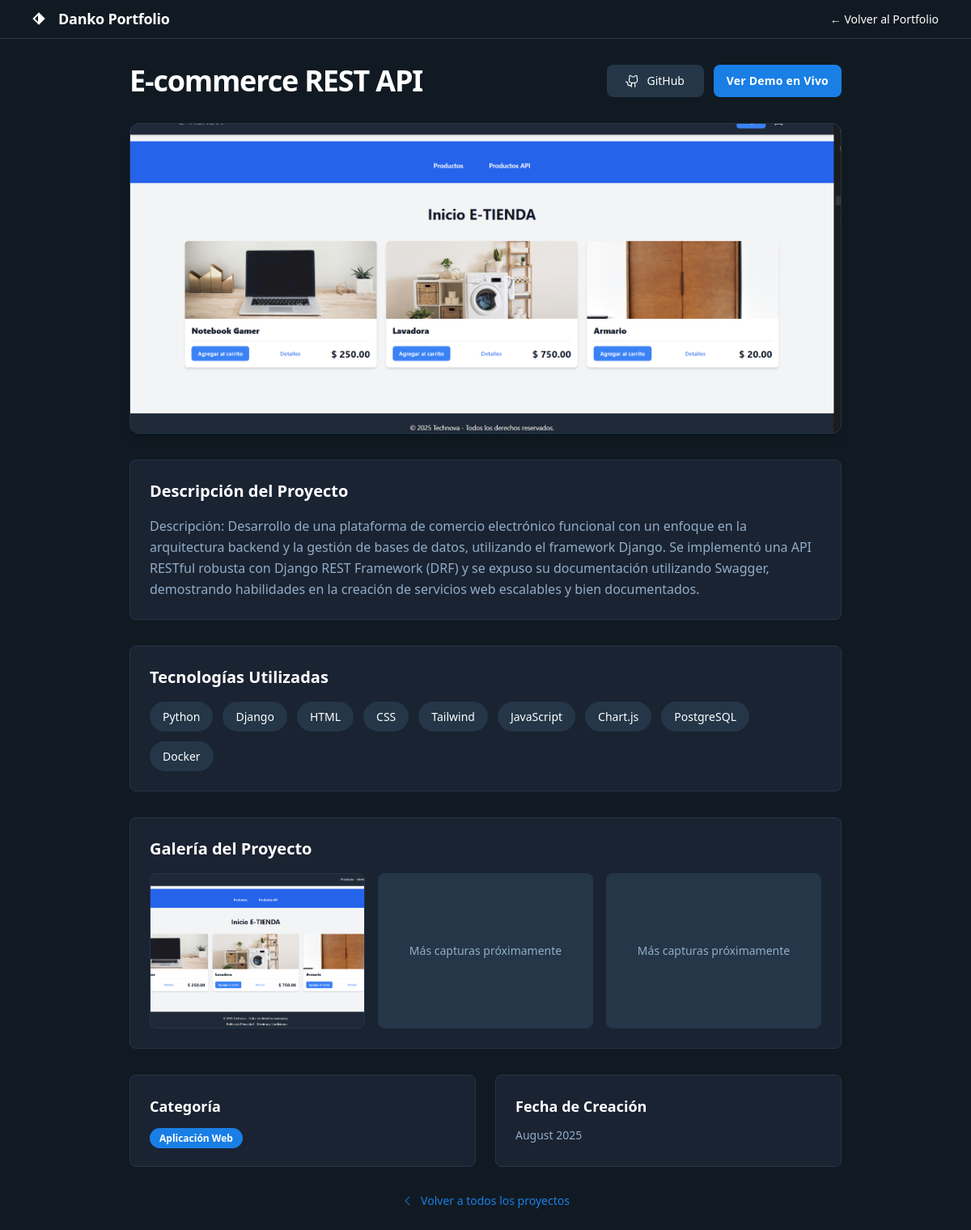
Screenshot of /proyecto/1/ with the database file from the repository.
### projects/models.py (models this page shows, shortened)
class Project(models.Model):
    CATEGORY_CHOICES = [
        ('web_app', 'Aplicación Web'),
        ('api', 'API REST'),
        ('automation', 'Automatización'),
        ('iot', 'IoT'),
        ('other', 'Otro'),
    ]
    name = models.CharField(max_length=200)
    description = models.TextField()
    short_description = models.CharField(max_length=150, help_text="Descripción corta para preview", blank=True)
    image = models.ImageField(upload_to='project_images/', blank=True, null=True)
    github_link = models.URLField(max_length=200, blank=True, null=True)
    demo_link = models.URLField(max_length=200, blank=True, null=True)
    technologies = models.CharField(max_length=200, help_text="Comma-separated list of technologies (e.g., Python, Django, PostgreSQL)")
    category = models.CharField(max_length=20, choices=CATEGORY_CHOICES, default='web_app')
    featured = models.BooleanField(default=False, help_text="Marcar como proyecto destacado")
    achievements = models.TextField(blank=True, help_text="Logros específicos del proyecto (separados por líneas)")
    created_date = models.DateField(default=timezone.now)
    order = models.IntegerField(default=0, help_text="Orden de visualización (menor número = primero)")
    class Meta:
        ordering = ['-featured', 'order', '-created_date']
    @property
    def technologies_list(self):
        if self.technologies:
            return [tech.strip() for tech in self.technologies.split(',')]
        return []

### projects/views.py (the view)
# urls.py: path('proyecto/<int:project_id>/', views.project_detail, name='project_detail'),
def project_detail(request, project_id):
    project = get_object_or_404(Project, id=project_id)
    return render(request, 'project_detail.html', {'project': project})

### templates/project_detail.html (shortened to what this page needs)
{% extends 'base.html' %}
{% load static %}
{% block content %}
<div class="relative flex size-full min-h-screen flex-col bg-[#111a22] dark group/design-root overflow-x-hidden" style='font-family: Manrope, "Noto Sans", sans-serif;'>
  <div class="layout-container flex h-full grow flex-col">
    <header class="flex items-center justify-between whitespace-nowrap border-b border-solid border-b-[#243647] px-10 py-3">
      <div class="flex items-center gap-4 text-white">
        <div class="size-4">
        </div>
        <h2 class="text-white text-lg font-bold leading-tight tracking-[-0.015em]">Danko Portfolio</h2>
      </div>
      <div class="flex flex-1 justify-end gap-8">
        <div class="flex items-center gap-9">
          <a class="text-white text-sm font-medium leading-normal hover:text-[#197fe5]" href="{% url 'home' %}">← Volver al Portfolio</a>
        </div>
      </div>
    </header>
    <div class="px-10 lg:px-40 flex flex-1 justify-center py-8">
      <div class="layout-content-container flex flex-col max-w-[1200px] flex-1">
        <div class="flex flex-col lg:flex-row lg:items-center justify-between gap-4 mb-8">
          <div class="flex items-center gap-3">
            <h1 class="text-white text-3xl lg:text-4xl font-black leading-tight tracking-[-0.033em]">
              {{ project.name }}
            </h1>
          </div>
          <div class="flex gap-3">
            {% if project.github_link %}
            <a href="{{ project.github_link }}" target="_blank" class="flex min-w-[120px] cursor-pointer items-center justify-center overflow-hidden rounded-lg h-10 px-4 bg-[#243647] hover:bg-[#2d3748] text-white gap-2 text-sm font-medium leading-normal transition-all duration-200">
              <span>GitHub</span>
            </a>
            {% endif %}
            {% if project.demo_link %}
            <a href="{{ project.demo_link }}" target="_blank" class="flex min-w-[120px] cursor-pointer items-center justify-center overflow-hidden rounded-lg h-10 px-4 bg-[#197fe5] hover:bg-[#1565c0] text-white text-sm font-bold leading-normal tracking-[0.015em] transition-all duration-200">
              <span>Ver Demo en Vivo</span>
            </a>
            {% endif %}
          </div>
        </div>
        {% if project.image %}
        <div class="mb-8">
          <div class="w-full h-64 lg:h-96 bg-center bg-no-repeat bg-cover rounded-xl border border-[#243647] shadow-lg" style='background-image: url("{{ project.image.url }}");'></div>
        </div>
        {% endif %}
        <div class="bg-[#1a2332] rounded-lg p-6 mb-8 border border-[#243647]">
          <h2 class="text-white text-xl font-bold mb-4">Descripción del Proyecto</h2>
          <p class="text-[#93adc8] text-base leading-relaxed">{{ project.description }}</p>
        </div>
        {% if project.technologies %}
        <div class="bg-[#1a2332] rounded-lg p-6 mb-8 border border-[#243647]">
          <h2 class="text-white text-xl font-bold mb-4">Tecnologías Utilizadas</h2>
          <div class="flex gap-3 flex-wrap">
            {% for tech in project.technologies_list %}
            <span class="text-white text-sm font-medium leading-normal bg-[#243647] hover:bg-[#197fe5] transition-colors duration-200 rounded-full px-4 py-2">{{ tech }}</span>
            {% endfor %}
          </div>
        </div>
        {% endif %}
        <div class="bg-[#1a2332] rounded-lg p-6 mb-8 border border-[#243647]">
          <h2 class="text-white text-xl font-bold mb-4">Galería del Proyecto</h2>
          <div class="grid grid-cols-1 md:grid-cols-2 lg:grid-cols-3 gap-4">
            {% if project.image %}
            <div class="bg-center bg-no-repeat bg-cover rounded-lg h-48 border border-[#243647] hover:border-[#197fe5] transition-all duration-300" style='background-image: url("{{ project.image.url }}");'></div>
            <div class="bg-[#243647] rounded-lg h-48 border border-[#243647] hover:border-[#197fe5] transition-all duration-300 flex items-center justify-center">
              <p class="text-[#93adc8] text-sm">Más capturas próximamente</p>
            </div>
            <div class="bg-[#243647] rounded-lg h-48 border border-[#243647] hover:border-[#197fe5] transition-all duration-300 flex items-center justify-center">
              <p class="text-[#93adc8] text-sm">Más capturas próximamente</p>
            </div>
            {% else %}
            <div class="bg-[#243647] rounded-lg h-48 border border-[#243647] flex items-center justify-center col-span-full">
              <p class="text-[#93adc8] text-sm">Imágenes próximamente</p>
            </div>
            {% endif %}
          </div>
        </div>
        <div class="grid grid-cols-1 lg:grid-cols-2 gap-6 mb-8">
          <div class="bg-[#1a2332] rounded-lg p-6 border border-[#243647]">
            <h3 class="text-white text-lg font-bold mb-3">Categoría</h3>
            <span class="bg-[#197fe5] text-white text-xs font-semibold px-3 py-1 rounded-full">
              {{ project.get_category_display }}
            </span>
          </div>
          <div class="bg-[#1a2332] rounded-lg p-6 border border-[#243647]">
            <h3 class="text-white text-lg font-bold mb-3">Fecha de Creación</h3>
            <p class="text-[#93adc8] text-sm">{{ project.created_date|date:"F Y" }}</p>
          </div>
        </div>
        <div class="text-center">
          <a href="{% url 'home' %}#proyectos" class="inline-flex items-center gap-2 text-[#197fe5] hover:text-white text-sm font-medium transition-colors duration-200">
            <svg xmlns="http://www.w3.org/2000/svg" width="16" height="16" fill="currentColor" viewBox="0 0 256 256">
              <path d="M165.66,202.34a8,8,0,0,1-11.32,11.32l-80-80a8,8,0,0,1,0-11.32l80-80a8,8,0,0,1,11.32,11.32L91.31,128Z"></path>
            </svg>
            Volver a todos los proyectos
          </a>
        </div>
      </div>
    </div>
  </div>
</div>
{% endblock %}

### templates/base.html (shortened to what this page needs)
{% load static %}
<!DOCTYPE html>
<html lang="en">
<head>
    <script src="https://cdn.tailwindcss.com"></script>
</head>
<body>
    {% block content %}
    {% endblock %}
</body>
</html>

### rows the page displays
Project: name "E-commerce REST API", image (picture), description "Descripción: Desarrollo de una plataforma de comercio electrónico funcional con un enfoque en la arquitectura backend y la gestión de bases de datos, utilizando el framework Django. Se implementó una API RESTful robusta con Django REST Framework (DRF) y se expuso su documentación utilizando Swagger, demostrando habilidades en la creación de servicios web escalables y bien documentados.", category "Aplicación Web", created_date "August 2025"

### other values shown
{{ tech }} "Python" "Django" "HTML" "CSS" "Tailwind" "JavaScript" "Chart.js" "PostgreSQL" "Docker"
